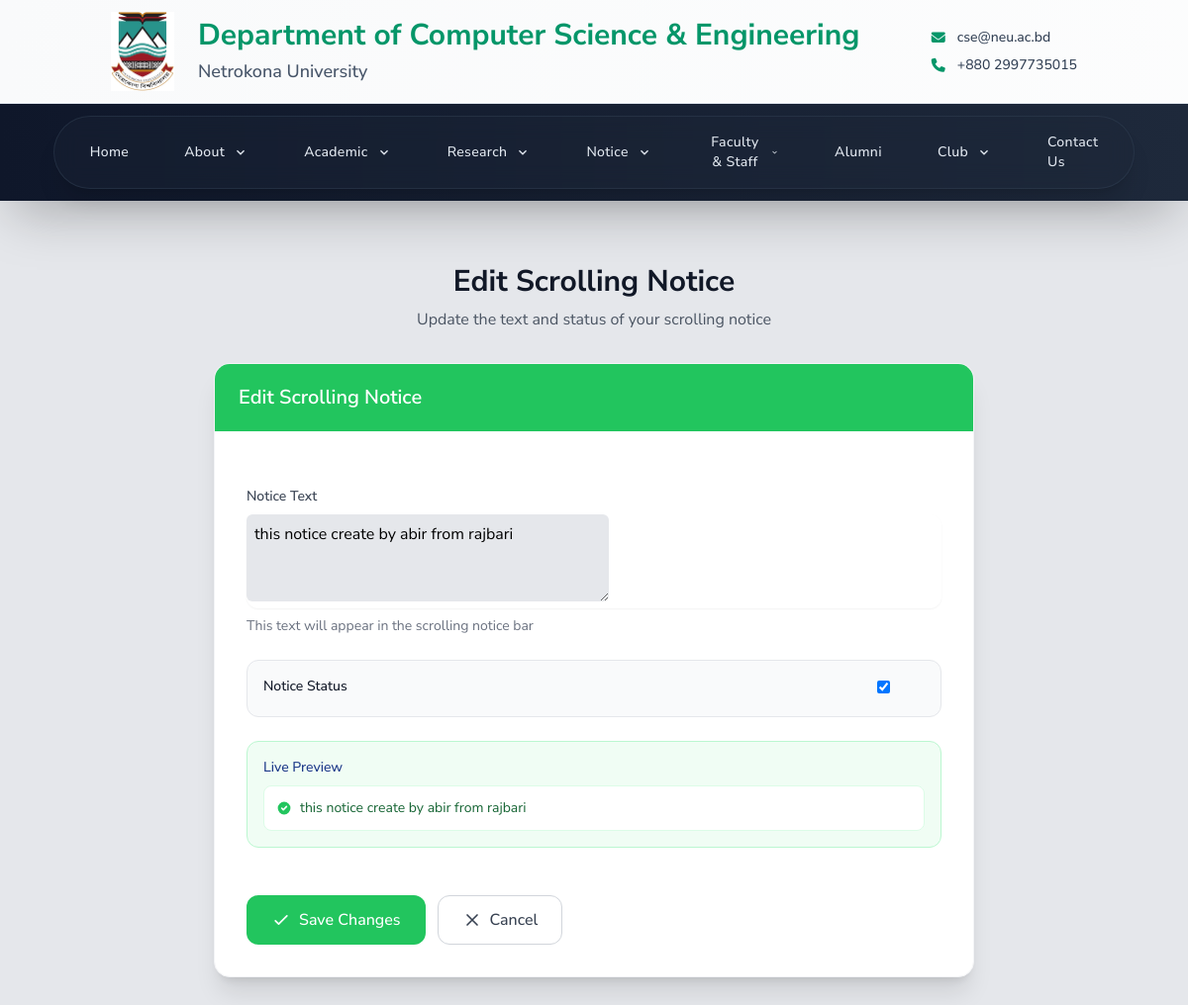
Screenshot of /staff/edit-scrolling-notice/25/ (signed in) with the database file from the repository.
### cse_app/models.py (models this page shows, shortened)
class ScrollingNotice(models.Model):
    text = models.TextField()
    is_active = models.BooleanField(default=True)
    created_at = models.DateTimeField(auto_now_add=True)
    updated_at = models.DateTimeField(auto_now=True)
    created_by = models.ForeignKey(User, on_delete=models.SET_NULL, null=True, blank=True)
    class Meta:
        ordering = ['-created_at']

### cse_app/views.py (the view, shortened to what this page needs)
# urls.py: path('staff/edit-scrolling-notice/<int:pk>/', views.edit_scrolling_notice, name='edit_scrolling_notice'),
@login_required(login_url='staff_login')
def edit_scrolling_notice(request, pk):
    notice = get_object_or_404(ScrollingNotice, pk=pk)
    if request.method == 'POST':
        form = ScrollingNoticeForm(request.POST, instance=notice)
        if form.is_valid():
            form.save()
            request.session['temp_message'] = {
                'type': 'success',
                'message': 'Scrolling notice updated successfully!'
            }
            request.session.modified = True
            return redirect('staff_dashboard')
    else:
        form = ScrollingNoticeForm(instance=notice)
    return render(request, 'cse/staff/edit_scrolling_notice.html', {
        'form': form,
        'notice': notice
    })

### cse_app/forms.py
class ScrollingNoticeForm(forms.ModelForm):
    class Meta:
        model = ScrollingNotice
        fields = ['text', 'is_active']
        widgets = {
            'text': forms.Textarea(attrs={'class': 'rounded-md bg-gray-200 focus:outline-none focus:ring-2 focus:ring-green-500 p-2', 'rows': 3, 'placeholder': 'Enter scrolling notice text'}),
            'is_active': forms.CheckboxInput(attrs={'class': 'form-check-input'})
        }

### cse_app/context_processors.py (called while the page is built)
def scrolling_notice(request):
    notice = ScrollingNotice.objects.filter(is_active=True).first()
    return {'scrolling_notice': notice.text if notice else ''}

### templates/cse/staff/edit_scrolling_notice.html (shortened to what this page needs)
{% extends 'base.html' %}
{% load static %}
{% block content %}
<div class="min-h-screen py-4 sm:py-8 px-4 sm:px-6 lg:px-8">
    <div class="max-w-xl sm:max-w-2xl lg:max-w-3xl mx-auto">
        <div class="text-center mb-6 sm:mb-8">
            <h1 class="text-2xl sm:text-3xl font-bold text-gray-900">Edit Scrolling Notice</h1>
            <p class="text-gray-600 mt-2">Update the text and status of your scrolling notice</p>
        </div>
        <div class="bg-white rounded-2xl shadow-xl overflow-hidden border border-gray-100">
            <div class="bg-green-500 px-4 sm:px-6 py-5">
                <h2 class="text-lg sm:text-xl font-semibold text-white">Edit Scrolling Notice</h2>
            </div>
            <div class="p-4 sm:p-6 lg:p-8">
                <form method="post" action="{% url 'edit_scrolling_notice' notice.pk %}" class="space-y-4 sm:space-y-6">
                    <div>
                        <label for="{{ form.text.id_for_label }}" class="block text-sm font-medium text-gray-700 mb-2">Notice Text</label>
                        <div class="mt-1 relative rounded-xl shadow-sm">
                            {{ form.text }}
                        </div>
                        <p class="mt-2 text-sm text-gray-500">This text will appear in the scrolling notice bar</p>
                    </div>
                    <div class="flex flex-col sm:flex-row sm:items-center sm:justify-between p-4 bg-gray-50 rounded-xl border border-gray-200 space-y-2 sm:space-y-0">
                        <div>
                            <label for="{{ form.is_active.id_for_label }}" class="block text-sm font-medium text-gray-900 mb-1">Notice Status</label>
                        </div>
                        <div class="relative inline-block w-12 align-middle select-none transition duration-200 ease-in">
                            {{ form.is_active }}
                        </div>
                    </div>
                    <div class="mt-4 sm:mt-6 p-3 sm:p-4 bg-green-50 rounded-xl border border-green-200">
                        <h3 class="text-sm font-medium text-blue-900 mb-2">Live Preview</h3>
                        <div class="bg-white p-3 rounded-lg border border-green-100">
                            <div class="flex items-center">
                                <div class="flex-shrink-0 h-4 w-4 text-green-500">
                                    <svg fill="currentColor" viewBox="0 0 20 20">
                                        <path fill-rule="evenodd" d="M10 18a8 8 0 100-16 8 8 0 000 16zm3.707-9.293a1 1 0 00-1.414-1.414L9 10.586 7.707 9.293a1 1 0 00-1.414 1.414l2 2a1 1 0 001.414 0l4-4z" clip-rule="evenodd"></path>
                                    </svg>
                                </div>
                                <div class="ml-2 flex-1 min-w-0">
                                    <p class="text-sm text-green-800 break-words" id="preview-text">
                                        {% if form.text.value %}
                                            {{ form.text.value }}
                                        {% else %}
                                            Your notice text will appear here...
                                        {% endif %}
                                    </p>
                                </div>
                            </div>
                        </div>
                    </div>
                    <div class="flex flex-col sm:flex-row gap-3 pt-4 sm:pt-6">
                        <button type="submit" class="inline-flex items-center justify-center px-4 sm:px-6 py-2 sm:py-3 border border-transparent text-sm sm:text-base font-medium rounded-xl
                         text-white bg-green-500 hover:bg-green-600 focus:outline-none focus:ring-2 focus:ring-offset-2 focus:ring-green-500 transition-all duration-200 order-1 sm:order-1">
                            <svg class="h-4 w-4 sm:h-5 sm:w-5 mr-2" fill="none" viewBox="0 0 24 24" stroke="currentColor">
                                <path stroke-linecap="round" stroke-linejoin="round" stroke-width="2" d="M5 13l4 4L19 7" />
                            </svg>
                            Save Changes
                        </button>
                        <a href="{% url 'staff_dashboard' %}" class="inline-flex items-center justify-center px-4 sm:px-6 py-2 sm:py-3 border
                         border-gray-300 text-sm sm:text-base font-medium rounded-xl text-gray-700 bg-white hover:bg-gray-50
                          focus:outline-none focus:ring-2 focus:ring-offset-2 focus:ring-gray-500
                        transition-all duration-200 order-2 sm:order-2">
                            <svg class="h-4 w-4 sm:h-5 sm:w-5 mr-2" fill="none" viewBox="0 0 24 24" stroke="currentColor">
                                <path stroke-linecap="round" stroke-linejoin="round" stroke-width="2" d="M6 18L18 6M6 6l12 12" />
                            </svg>
                            Cancel
                        </a>
                    </div>
                </form>
            </div>
        </div>
    </div>
</div>
{% endblock %}

### templates/base.html (style rules this page uses)
* { font-family: 'Nunito Sans', -apple-system, BlinkMacSystemFont, 'Segoe UI', Roboto, Oxygen, Ubuntu, Cantarell, sans-serif; }
.font-semibold { font-weight: 600; }
.font-bold { font-weight: 700; }
:root { --custom-green: #02644A; --custom-green-hover: #00916a; }
html { scroll-behavior: smooth; }

### templates/cse/staff/edit_scrolling_notice.html (style rules this page uses)
textarea { @apply block w-full px-3 py-2 sm:px-4 sm:py-3 border border-gray-300 rounded-xl shadow-sm focus:ring-blue-500 focus:border-blue-500 transition duration-200 text-sm sm:text-base; }
input[type="checkbox"] { @apply sr-only; }

### rows the page displays
ScrollingNotice: text "this notice create by abir from rajbari", is_active "☑", text.value "this notice create by abir from rajbari"
